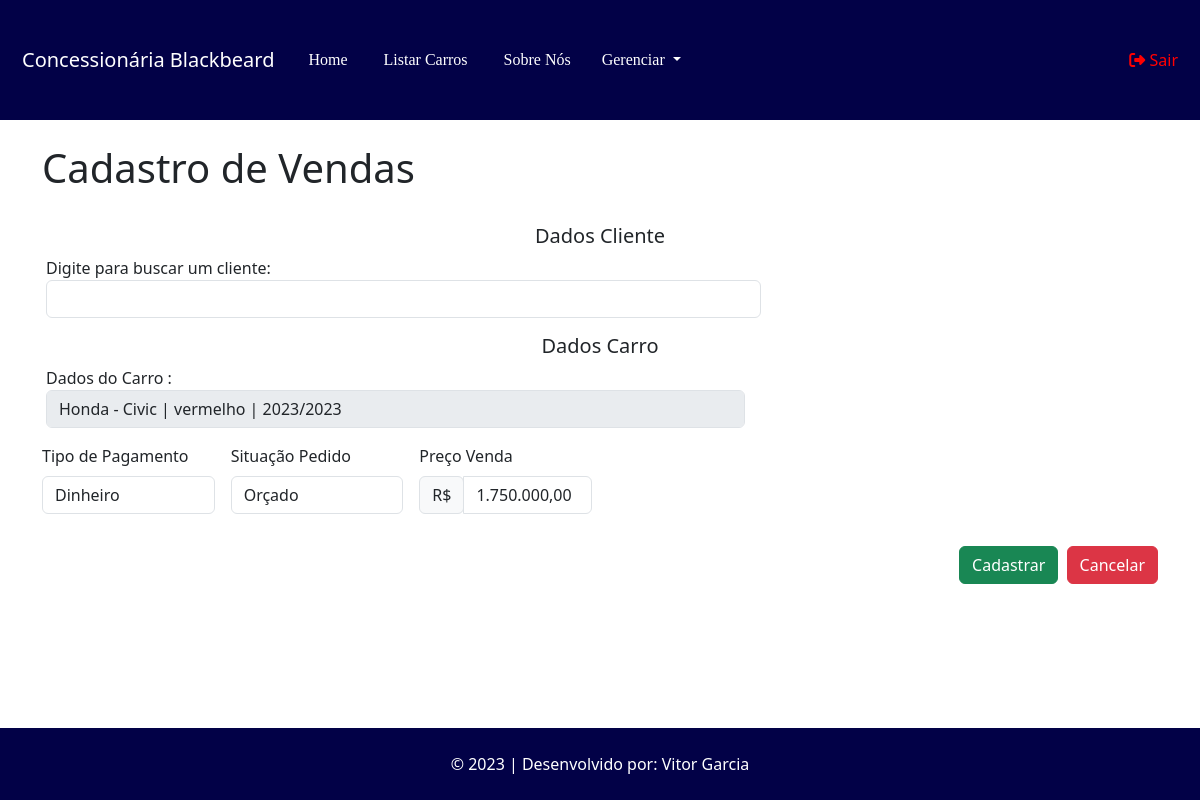
The page /venda/cadastro/3 (signed in) on the database its author committed.
### tables this page shows
CREATE TABLE `marca` (
  `id` int(11) NOT NULL,
  `nome` varchar(100) NOT NULL
);

CREATE TABLE `modelo` (
  `id` int(11) NOT NULL,
  `nome` varchar(100) NOT NULL,
  `id_marca` int(11) NOT NULL
);

CREATE TABLE `carro` (
  `id` int(11) NOT NULL,
  `id_modelo` int(11) NOT NULL,
  `ano_fabricacao` year(4) NOT NULL,
  `cor` varchar(50) NOT NULL,
  `preco_venda` decimal(10,2) NOT NULL,
  `quilometragem` int(11) NOT NULL,
  `modelo_direcao` varchar(50) NOT NULL,
  `modelo_transmissao` varchar(50) NOT NULL,
  `placa` varchar(12) NOT NULL,
  `observacoes` varchar(255) NOT NULL,
  `disponibilidade` varchar(50) NOT NULL,
  `tipo_freio` varchar(15) NOT NULL,
  `motor` varchar(15) NOT NULL,
  `tipo_combustivel` varchar(15) NOT NULL,
  `tipo_tracao` varchar(15) NOT NULL,
  `ano_modelo` year(4) NOT NULL
);

### App/Controllers/Controller.php (called while the page is built, shortened)
<?php
abstract class Controller
{
    private $viewVar;
    public function render($view)
    {
        $viewVar = $this->getViewVar();
        require_once PATH . '/App/Views/layouts/cabecalho.php';
        require_once PATH . '/App/Views/layouts/menu.php';
        require_once PATH . '/App/Views/' . $view . '.php';
        require_once PATH . '/App/Views/layouts/rodape.php';
    }
    public function getViewVar()
    {
        return $this->viewVar;
    }
    public function setViewParam($varName, $varValue)
    {
        if ($varName != "" && $varValue != "") {
            $this->viewVar[$varName] = $varValue;
        }
    }
}

### App/Controllers/VendaController.php (called while the page is built, shortened)
<?php
class VendaController extends Controller
{
    public function cadastro($params)
    {
        $idCarro = $params[0];
        $carroDAO = new CarroDAO();
        $carro = $carroDAO->listar($idCarro);
        $this->render('venda/cadastro');
    }
}

### index.php (called while the page is built, shortened)
<?php
try {
    $app = new App();
    $app->run();
}catch (\Exception $e){
    $oError = new Erro($e);
    $oError->render();
}

### App/Lib/Conexao.php (called while the page is built, shortened)
<?php
class Conexao
{
    private static $connection;
    public static function getConnection()
    {
        $pdoConfig = DB_DRIVER . ":" . "host=" . DB_HOST . ";";
        $pdoConfig .= "dbname=" . DB_NAME . ";";
        try {
            if (!isset(self::$connection)) {
                self::$connection = new PDO($pdoConfig, DB_USER, DB_PASSWORD);
                self::$connection->setAttribute(PDO::ATTR_ERRMODE, PDO::ERRMODE_EXCEPTION);
            }
            return self::$connection;
        } catch (PDOException $e) {
            throw new Exception("Erro de conexão com o banco de dados", 500);
        }
    }
}

### App/Models/DAO/BaseDAO.php (called while the page is built, shortened)
<?php
abstract class BaseDAO
{
    private $conexao;
    public function __construct()
    {
        $this->conexao = Conexao::getConnection();
    }
    public function select($sql)
    {
        if (!empty($sql)) {
            return $this->conexao->query($sql);
        }
    }
}

### App/Models/DAO/CarroDAO.php (called while the page is built, shortened)
<?php
class CarroDAO extends BaseDAO{
    public function listar($id = null){
        if($id){
            $resultado = $this->select(
                "SELECT * FROM carro WHERE id = $id"
            );
            return $resultado->fetchObject(Carro::class);
        } else {
            $resultado = $this->select(
                'SELECT * FROM carro'
            );
            return $resultado->fetchAll(\PDO::FETCH_CLASS, Carro::class);
        }
        return false;
    }
}
?>

### App/Models/Entidades/Carro.php (called while the page is built, shortened)
<?php
class Carro{
     private $ano_fabricacao;
     private $ano_modelo;
     private $cor;
     private $preco_venda;
     function getAno_fabricacao(){
          return $this->ano_fabricacao;
     }
     function getAno_modelo(){
          return $this->ano_modelo;
     }
     public function getCor(){
          return $this->cor;
     }
     public function getPreco_venda(){
          return $this->preco_venda;
     }
     private $id_modelo;
     public function getId_modelo(){
          return $this->id_modelo;
     }
}
?>

### App/Models/DAO/ModeloDAO.php (called while the page is built, shortened)
<?php
class ModeloDAO extends BaseDAO{
    public function listar($id = null){
        if($id){
            $resultado = $this->select(
                "SELECT * FROM modelo WHERE id = $id"
            );
            return $resultado->fetchObject(Modelo::class);
        } else {
            $resultado = $this->select(
                'SELECT * FROM modelo'
            );
            return $resultado->fetchAll(\PDO::FETCH_CLASS, Modelo::class);
        }
        return false;
    }
}
?>

### App/Models/Entidades/Modelo.php (called while the page is built, shortened)
<?php
class Modelo{
     private $nome;
     private $id_marca;
     public function getNome(){
          return $this->nome;
     }
   function getId_marca(){
        return $this->id_marca;
   }
}
?>

### App/Models/DAO/MarcaDAO.php (called while the page is built, shortened)
<?php
class MarcaDAO extends BaseDAO{
    public function listar($id = null){
        if($id){
            $resultado = $this->select(
                "SELECT * FROM marca WHERE id = $id"
            );
            return $resultado->fetchObject(Marca::class);
        } else {
            $resultado = $this->select(
                'SELECT * FROM marca'
            );
            return $resultado->fetchAll(\PDO::FETCH_CLASS, Marca::class);
        }
        return false;
    }
}
?>

### App/Models/Entidades/Marca.php (called while the page is built, shortened)
<?php
class Marca{
     private $nome;
   function getNome(){
        return $this->nome;
   }
}
?>

### App/Views/venda/cadastro.php (the view, shortened to what this page needs)
<?php
$carro = $viewVar['carro'];
$modeloDAO = new ModeloDAO();
$modelo = $modeloDAO->listar($carro->getId_modelo());
$marcaDAO = new MarcaDAO();
$marca = $marcaDAO->listar($modelo->getId_marca());
?>
<div class="container">
  <br>
    <h1>Cadastro de Vendas</h1>
  <br>
  <form action="http://<?php echo APP_HOST; ?>/venda/salvar" method="post" class="row g-3">
    <br>
    <h5 class="text-center">Dados Cliente</h5>
    <br>
    <div class="row">
      <div class="col-md-8">
        <label for="input_cliente">Digite para buscar um cliente:</label>
        <input list="clientes" name="input_cliente" class="form-control" id="input_cliente" onkeyup="funcaoCliente()">
        </div>
      </div>
    </div>
    <br>
    <h5 class="text-center">Dados Carro</h5>
    <br>
    <div class="row">
    <div class="row">
      <div class="col-md-8">
        <label for="input_carro">Dados do Carro :</label>
            <input type="text" class="form-control" value="<?php  echo $marca->getNome() . ' - ' . $modelo->getNome() . ' | ' . $carro->getCor() . ' | ' . $carro->getAno_fabricacao() . '/' . $carro->getAno_modelo(); ?>" disabled>
        </div>
      </div>
    </div>
      <div class="col-md-2">
        <label for="inputTipo_pagamento" class="form-label">Tipo de Pagamento</label>
          <select class="form-control" id="inputTipo_pagamento" name="tipo_pagamento">
              <option value="Dinheiro">Dinheiro</option>
          </select>
      </div>
      <div class="col-md-2">
        <label for="inputSituacao_pedido" class="form-label">Situação Pedido</label>
          <select class="form-control" id="inputSituacao_pedido" name="situacao_pedido">
              <option value="Orçado">Orçado</option>
          </select>
      </div>
      <div class="col-md-2">
          <label for="inputPreco_venda" class="form-label">Preço Venda</label>
          <div class="input-group mb-3">
              <div class="input-group-prepend">
                  <span class="input-group-text">R$</span>
              </div>
              <input type="text" class="form-control money" id="inputPreco_venda" name="preco_venda" value="<?php echo number_format($carro->getPreco_venda(), 2, ',', '.'); ?>">
          </div>
      </div>
      <div class="col-md-12 d-flex justify-content-end">
      <button type="submit" class="btn btn-success">Cadastrar</button>&nbsp&nbsp
      <button type="button" class="btn btn-danger">Cancelar</button>
    </div>
<br>
<br>

### rows shown on the page
marca: nome.ano_modelo "Honda - Civic | vermelho | 2023/2023"
carro: preco_venda "1.750.000,00"
